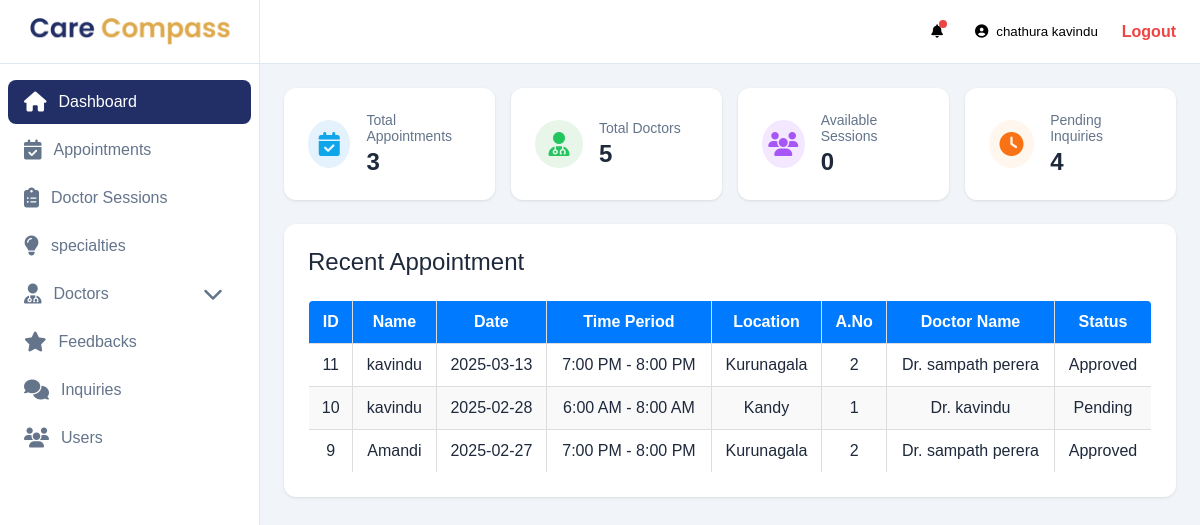
Page /admin/dashboard.php (signed in) on the committed database.
### tables this page shows
CREATE TABLE IF NOT EXISTS `appointments` (
  `id` int NOT NULL AUTO_INCREMENT,
  `session_id` int NOT NULL,
  `appointment_No` int NOT NULL,
  `date` varchar(100) NOT NULL,
  `time` varchar(150) NOT NULL,
  `mobile_number` varchar(20) NOT NULL,
  `age` int NOT NULL,
  `nic` varchar(20) DEFAULT NULL,
  `email` varchar(50) DEFAULT NULL,
  `location` varchar(100) NOT NULL,
  `name` varchar(150) NOT NULL,
  `charges` decimal(10,2) NOT NULL,
  `status` varchar(20) NOT NULL,
  `doctor_name` varchar(150) NOT NULL,
  `doctorID` int NOT NULL,
  PRIMARY KEY (`id`)
);

### functions/appointment.php (called while the page is built, shortened)
<?php
function getAllAppointments($conn)
{
    $sql = "SELECT * FROM appointments ORDER BY id DESC";
    $result = mysqli_query($conn, $sql);
    $appointments = mysqli_fetch_all($result, MYSQLI_ASSOC);
    return $appointments;
}
function getAllAppointmentCount($conn)
{
    $sql = "SELECT COUNT(*) FROM appointments";
    $result = mysqli_query($conn, $sql);
    $count = mysqli_fetch_assoc($result);
    return $count['COUNT(*)'];
}
function getAllAvailableSessionCount($conn)
{
    $sql = "SELECT COUNT(*) FROM sessions WHERE status != 'Expired' AND status != 'Full'";
    $result = mysqli_query($conn, $sql);
    $count = mysqli_fetch_assoc($result);
    return $count['COUNT(*)'];
}

### functions/doctors.php (called while the page is built, shortened)
<?php
function getDoctorsCount($conn){
    $sql = "SELECT COUNT(*) FROM doctors";
    $result = mysqli_query($conn, $sql);
    $count = mysqli_fetch_row($result);
    return $count[0];
}

### admin/dashboard.php (the view, shortened to what this page needs)
<?php
include 'header.php';
include '../db/config.php';
include '../functions/appointment.php';
include '../functions/doctors.php';
include '../functions/patients.php';
$appointments = getAllAppointmentCount($conn);
$doctors = getDoctorsCount($conn);
$availableSessions = getAllAvailableSessionCount($conn);
$sql = "SELECT COUNT(*) as total FROM inquiries WHERE status = 'pending'";
$result = mysqli_query($conn, $sql);
$inquiries = mysqli_fetch_assoc($result);
$inquiriesC = $inquiries['total'];
?>
<div class="dashboard-content">
    <div class="stats-grid">
        <div class="stat-card">
            <div class="stat-icon" style="background: #e3f2fd;">
                <i class="fa-solid fa-calendar-check" style="color: #0ea5e9; font-size: 24px;"></i>
            </div>
            <div class="stat-info">
                <p>Total Appointments</p>
                <h3><?= $appointments?></h3>
            </div>
        </div>
        <div class="stat-card">
            <div class="stat-icon" style="background: #e8f5e9;">
                <i class="fa-solid fa-user-doctor" style="color: #22c55e; font-size: 24px;"></i>
            </div>
            <div class="stat-info">
                <p>Total Doctors</p>
                <h3><?= $doctors ?></h3>
            </div>
        </div>
        <div class="stat-card">
            <div class="stat-icon" style="background: #f3e8ff;">
                <i class="fa-solid fa-users" style="color: #a855f7; font-size: 24px;"></i>
            </div>
            <div class="stat-info">
                <p>Available Sessions</p>
                <h3><?= $availableSessions ?></h3>
            </div>
        </div>
        <div class="stat-card">
            <div class="stat-icon" style="background: #fff7ed;">
                <i class="fa-solid fa-clock" style="color: #f97316; font-size: 24px;"></i>
            </div>
            <div class="stat-info">
                <p>Pending Inquiries</p>
                <h3><?= $inquiriesC ?></h3>
            </div>
        </div>
    </div>
        <div class="patients-table-container">
            <div class="table-header">
                <h2>Recent Appointment</h2>
            </div>
                <table border="1">
            <thead>
                <tr>
                    <th>ID</th>
                    <th>Name</th>
                    <th>Date</th>
                    <th>Time Period</th>
                    <th>Location</th>
                    <th>A.No</th>
                    <th>Doctor Name</th>
                    <th>Status</th>
                </tr>
            </thead>
            <tbody id="sessionTable">
                <?php
                $appointments = getAllAppointments($conn);
                foreach ($appointments as $appointment) :
                ?>
                    <tr>
                        <td><?=$appointment['id']?></td>
                        <td><?=$appointment['name']?></td>
                        <td><?=$appointment['date']?></td>
                        <td><?=$appointment['time']?></td>
                        <td><?=$appointment['location']?></td>
                        <td><?=$appointment['appointment_No']?></td>
                        <td><?=$appointment['doctor_name']?></td>
                        <td><?=$appointment['status']?></td>
                    </tr>
                <?php endforeach; ?>
            </tbody>
        </table>
            </div>
        </div>
    </div>
</body>
</html>

### assets/css/users/styles.css (style rules this page uses)
* { margin: 0; padding: 0; box-sizing: border-box; font-family: 'Poppins', sans-serif; font-weight: 500; --primary-color: #222F66; --secondary-color: #DEAA4E; }
body { background-color: #f1f5f9; color: #1e293b; }
.dashboard-content { padding: 24px; gap: 24px; display: flex; flex-direction: column; }
.stats-grid { display: grid; gap: 16px; grid-template-columns: repeat(1, 1fr); }
@media (min-width: 640px) { .stats-grid { grid-template-columns: repeat(2, 1fr); } }
@media (min-width: 1024px) { .stats-grid { grid-template-columns: repeat(4, 1fr); } }
.stat-card { background: white; padding: 24px; border-radius: 12px; box-shadow: 0 1px 3px rgba(0,0,0,0.1); display: flex; align-items: center; gap: 16px; transition: transform 0.2s; }
.stat-icon { width: 48px; height: 48px; border-radius: 50%; display: flex; align-items: center; justify-content: center; }
.stat-icon i { font-size: 24px; }
.stat-info p { color: #64748b; font-size: 0.875rem; }
.stat-info h3 { font-size: 1.5rem; font-weight: 600; margin-top: 4px; }
.patients-table-container { background: white; border-radius: 12px; padding: 24px; box-shadow: 0 1px 3px rgba(0,0,0,0.1); }
.table-header { display: flex; justify-content: space-between; align-items: center; margin-bottom: 24px; }
table { width: 100%; margin: auto; border-collapse: collapse; background: #fff; border-radius: 5px; overflow: hidden; }
th, td { padding: 12px; border: 1px solid #ddd; text-align: center; }
th { background-color: #007bff; color: white; font-weight: bold; }
tr:nth-child(even) { background-color: #f9f9f9; }

### rows in the picture
appointments: id "11", name "kavindu", date "2025-03-13", time "7:00 PM - 8:00 PM", location "Kurunagala", appointment_No "2", doctor_name "Dr. sampath perera", status "Approved"
appointments: id "10", name "kavindu", date "2025-02-28", time "6:00 AM - 8:00 AM", location "Kandy", appointment_No "1", doctor_name "Dr. kavindu", status "Pending"
appointments: id "9", name "Amandi", date "2025-02-27", time "7:00 PM - 8:00 PM", location "Kurunagala", appointment_No "2", doctor_name "Dr. sampath perera", status "Approved"

### other values in the picture
$_SESSION['name'] "chathura kavindu"
$appointments "3"
$doctors "5"
$availableSessions "0"
$inquiriesC "4"
